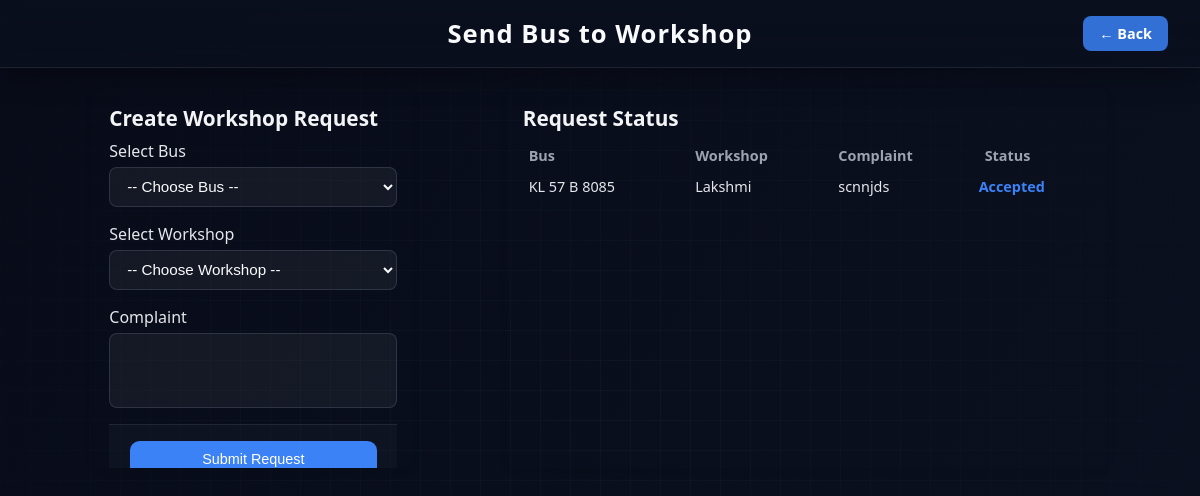
The page /requesttoworkshop (signed in) on the database its author committed.
### busapp/models.py (models this page shows)
class AssignWorkshopModel(models.Model):
    BusId = models.ForeignKey(BusModel, on_delete=models.CASCADE, null=True, blank=True)
    Workid = models.ForeignKey(WorkShopModel, on_delete=models.CASCADE, null=True, blank=True)
    status = models.CharField(max_length=100, null=True, blank=True)
    Complaint = models.TextField(null=True, blank=True)

class BusModel(models.Model):
    OwnerId = models.ForeignKey(OwnerModel, on_delete=models.CASCADE, null=True, blank=True)
    name = models.CharField(max_length=100, null=True, blank=True)
    Number = models.CharField(max_length=100, null=True, blank=True)
    Type = models.CharField(max_length=100, null=True, blank=True)
    capacity = models.CharField(max_length=100, null=True, blank=True)
    image = models.FileField(upload_to='busimages', null=True, blank=True)

class WorkShopModel(models.Model):
    Login_Id = models.ForeignKey(LoginModel, on_delete=models.CASCADE, null=True, blank=True)
    Fullname = models.CharField(max_length=100, null=True, blank=True)
    Age = models.IntegerField(null=True, blank=True)
    Phone = models.BigIntegerField(null=True, blank=True)
    Place = models.CharField(max_length=100, null=True, blank=True)
    Email = models.EmailField(null=True, blank=True)
    WorshopName = models.CharField(max_length=100, null=True)

### busapp/views.py (the view, shortened to what this page needs)
# urls.py: path('requesttoworkshop', AssignWorkshopView.as_view(), name='requesttoworkshop'),
class AssignWorkshopView(View):
    def get(self, request):
        c = BusModel.objects.filter(OwnerId__Login_ID__id = request.session['login_id'])
        d = WorkShopModel.objects.all()
        e = AssignWorkshopModel.objects.all()
        return render(request, 'BusOwner/RequestToWorkshop.html',{'buses':c, 'work':d, 'requests_list':e })

### templates/BusOwner/RequestToWorkshop.html (shortened to what this page needs)
{% load static %}
<!DOCTYPE html>
<html lang="en">
<head>
  <link rel="stylesheet" href="{% static 'css/dash.css' %}">
</head>
<body>
  <header>
    <h1>Send Bus to Workshop</h1>
    <a href="/ownerdash" class="add-bus-btn">← Back</a>
  </header>
  <div class="container">
    <div class="driver-card">
      <div class="driver-info">
        <h2>Create Workshop Request</h2>
        <form method="post">
          <div class="form-group">
            <label for="bus">Select Bus</label>
            <select name="BusId" id="bus" required>
              <option value="">-- Choose Bus --</option>
            </select>
          </div>
          <div class="form-group">
            <label for="workshop">Select Workshop</label>
            <select name="Workid" id="workshop" required>
              <option value="">-- Choose Workshop --</option>
            </select>
          </div>
          <div class="form-group">
            <label for="complaint">Complaint</label>
            <textarea name="Complaint" id="complaint" rows="3" required
              style="resize:none; padding:.6rem .8rem; border-radius:.5rem;
                     border:1px solid rgba(148,163,184,0.2); background:rgba(255,255,255,0.05);
                     color:#f9fafb; font-size:0.95rem;"></textarea>
          </div>
          <div class="actions">
            <button type="submit" class="edit-btn">Submit Request</button>
          </div>
        </form>
      </div>
    </div>
    <div class="driver-card" style="max-width:600px; height:auto;">
      <div class="driver-info">
        <h2>Request Status</h2>
        {% if requests_list %}
          <table style="width:100%; border-collapse:collapse; font-size:0.9rem;">
            <thead>
              <tr style="color:#9ca3af;">
                <th style="text-align:left; padding:6px;">Bus</th>
                <th style="text-align:left; padding:6px;">Workshop</th>
                <th style="text-align:left; padding:6px;">Complaint</th>
                <th style="text-align:left; padding:6px;">Status</th>
              </tr>
            </thead>
            <tbody>
              {% for req in requests_list %}
              <tr>
                <td style="padding:6px;">{{ req.BusId.Number }}</td>
                <td style="padding:6px;">{{ req.Workid.WorshopName }}</td>
                <td style="padding:6px;">{{ req.Complaint }}</td>
                <td class="{% if req.status == 'Pending' %}status-pending
                           {% elif req.status == 'Completed' %}status-completed
                           {% else %}status-progress{% endif %}">
                  {{ req.status }}
                </td>
              </tr>
              {% endfor %}
            </tbody>
          </table>
        {% else %}
          <p>No requests yet.</p>
        {% endif %}
      </div>
    </div>
  </div>
</body>
</html>

### static/css/dash.css (style rules this page uses)
html { scroll-behavior: smooth; }
* { -webkit-tap-highlight-color: transparent; margin: 0; padding: 0; box-sizing: border-box; }
body { font-family: 'Segoe UI', Tahoma, Geneva, Verdana, sans-serif; color: #e5e7eb; background: linear-gradient(120deg, #080c19, #0b1020, #0a0f1e); background-size: 200% 200%; animation: aurora 26s ease infinite; min-height: 100vh; display: flex; flex-direction: column; }
body::before { content: ""; position: fixed; inset: 0; background-image: linear-gradient(rgba(148,163,184,0.05) 1px, transparent 1px), linear-gradient(90deg, rgba(148,163,184,0.05) 1px, transparent 1px); background-size: 30px 30px; mask-image: radial-gradient(100% 100% at 50% 50%, rgba(255,255,255,0.9), transparent 70%); pointer-events: none; z-index: 0; }
header { position: sticky; top: 0; z-index: 50; text-align: center; padding: 1rem; background: linear-gradient(180deg, rgba(10,15,30,0.85), rgba(10,15,30,0.6)); border-bottom: 1px solid rgba(148,163,184,0.14); backdrop-filter: blur(12px); cursor: pointer; transition: background .2s ease, box-shadow .2s ease; }
header h1 { color: #f9fafb; font-size: 1.6rem; letter-spacing: 1px; }
.container { padding: 20px; display: flex; justify-content: space-evenly; gap: 20px; }
.driver-card { width: 100%; max-width: 320px; height: 380px; background: 111827; border-radius: 12px; box-shadow: 0 3px 8px rgba(0,0,0,0.1); display: flex; flex-direction: column; overflow: hidden; transition: transform 0.2s; }
.driver-info { padding: 1rem; flex-grow: 1; }
.driver-info h2 { font-size: 1.3rem; color: #f3f4f6; margin-bottom: .5rem; }
.actions { display: flex; justify-content: space-around; padding: 1rem; border-top: 1px solid rgba(255,255,255,0.08); background: rgba(17,24,39,0.6); }
.actions button { flex: 1; margin: 0 .3rem; padding: .6rem 1rem; font-size: 0.9rem; font-weight: 500; border: none; border-radius: .6rem; cursor: pointer; transition: transform .2s ease, background .2s ease; }
.edit-btn { background: #3b82f6; color: #fff; }
.add-bus-btn { float: right; margin-top: -2.2rem; margin-right: 1rem; padding: .5rem 1rem; font-size: 0.9rem; font-weight: 600; background: rgba(59,130,246,0.85); color: #fff; border-radius: .5rem; text-decoration: none; transition: background .2s ease, transform .2s ease; }
.form-group { margin-bottom: 1rem; display: flex; flex-direction: column; }
.form-group label { margin-bottom: .3rem; font-weight: 500; color: #e5e7eb; }
@media (max-width: 1200px) { .container { grid-template-columns: repeat(3, 1fr); } }
.form-group select { padding: .6rem .8rem; border-radius: .5rem; border: 1px solid rgba(148,163,184,0.2); background: rgba(255,255,255,0.05); color: #f9fafb; font-size: 0.95rem; }

### templates/BusOwner/RequestToWorkshop.html (style rules this page uses)
.status-progress { color: #3b82f6; font-weight: 600; }

### rows shown on the page
AssignWorkshopModel: BusId.Number "KL 57 B 8085", Workid.WorshopName "Lakshmi", Complaint "scnnjds", status "Accepted"
